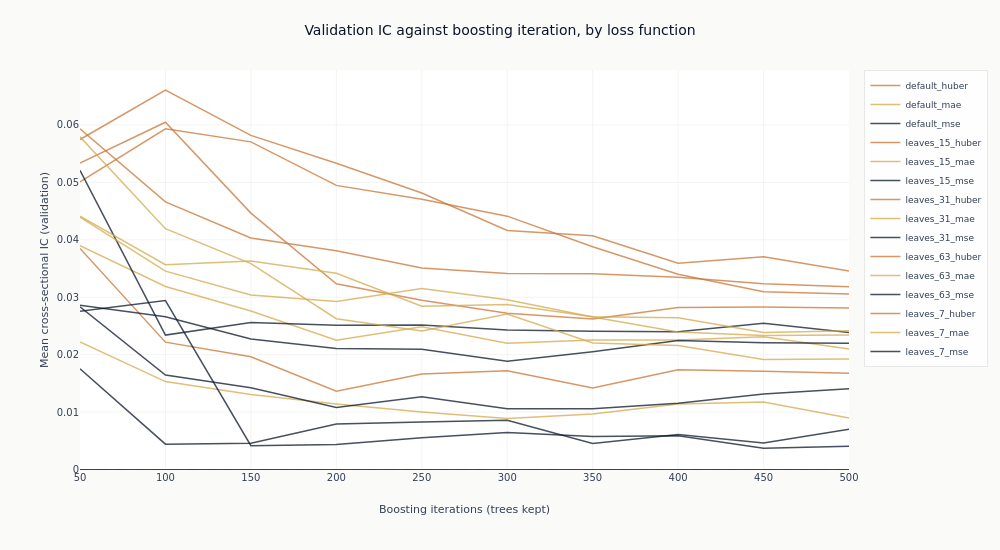

Notebook source saved alongside this figure:
### Markdown cell above
### What more trees do

Each line traces one configuration's out-of-sample IC as trees are added to it. This is the
figure the checkpoint dimension exists to produce, and it separates two things a single
end-of-training number cannot.

A line that rises and then falls has an interior optimum: the model was still learning, then
began fitting the training window at the expense of the validation folds. A line that wanders
without trend around zero never had anything to learn in the first place, and its highest point
is wherever the noise happened to peak. The difference matters, because both produce a
respectable-looking maximum.

### Code cell
curves = catalog.filter("full_coverage").sort("config_name", "checkpoint_value")
objectives = {"mse": COLORS["blue"], "mae": COLORS["amber"], "huber": COLORS["copper"]}


def objective_of(name: str) -> str:
    """Read the loss function out of a declared configuration name."""
    return next((key for key in objectives if name.endswith(key)), "mse")


fig_curves = go.Figure()
for config_name in curves.get_column("config_name").unique(maintain_order=True):
    series = curves.filter(pl.col("config_name") == config_name)
    fig_curves.add_trace(
        go.Scatter(
            x=series.get_column("checkpoint_value").to_list(),
            y=series.get_column("ic_mean").to_list(),
            mode="lines",
            name=config_name,
            line=dict(color=objectives[objective_of(config_name)], width=1.5),
            opacity=0.75,
        )
    )
fig_curves.add_hline(y=0, line_width=1, line_dash="dash", line_color=COLORS["neutral"])
fig_curves.update_layout(
    title="Validation IC against boosting iteration, by loss function",
    height=550,
    width=1000,
    margin=dict(t=70),
    legend=dict(font=dict(size=9)),
)
fig_curves.update_xaxes(title_text="Boosting iterations (trees kept)")
fig_curves.update_yaxes(title_text="Mean cross-sectional IC (validation)")
show_plotly_with_alt(
    fig_curves,
    "Line chart of mean validation information coefficient against boosting iteration, one line "
    "per configuration, coloured by loss function: blue for squared error, amber for absolute "
    "error, copper for Huber. A dashed line marks zero. Every line stays above zero across the "
    "whole range. All fifteen rise to their highest point at the first or second checkpoint and "
    "decline steadily from there, so the curves share one shape and the declared training length "
    "runs well past every peak. The copper Huber lines sit above the others over most of the "
    "range and the blue squared-error lines are lowest at the right-hand end.",
)

### Figure 1 — Plotly figure (JSON) as saved in the notebook; plotly's stock layout.template omitted (floating-point values rounded to 4 significant figures)
{"data": [{"line": {"color": "#C87533", "width": 1.5}, "mode": "lines", "name": "default_huber", "opacity": 0.75, "type": "scatter", "x": [50, 100, 150, 200, 250, 300, 350, 400, 450, 500], "y": [0.03849, 0.02218, 0.01965, 0.01362, 0.01662, 0.0172, 0.01421, 0.01735, 0.0171, 0.01678]}, {"line": {"color": "#D4A84B", "width": 1.5}, "mode": "lines", "name": "default_mae", "opacity": 0.75, "type": "scatter", "x": [50, 100, 150, 200, 250, 300, 350, 400, 450, 500], "y": [0.02222, 0.0153, 0.01305, 0.01139, 0.01, 0.008872, 0.009665, 0.01139, 0.01174, 0.008968]}, {"line": {"color": "#0a1628", "width": 1.5}, "mode": "lines", "name": "default_mse", "opacity": 0.75, "type": "scatter", "x": [50, 100, 150, 200, 250, 300, 350, 400, 450, 500], "y": [0.01754, 0.004409, 0.004558, 0.007911, 0.008279, 0.008575, 0.004521, 0.0061, 0.004629, 0.007007]}, {"line": {"color": "#C87533", "width": 1.5}, "mode": "lines", "name": "leaves_15_huber", "opacity": 0.75, "type": "scatter", "x": [50, 100, 150, 200, 250, 300, 350, 400, 450, 500], "y": [0.05007, 0.05932, 0.05705, 0.04947, 0.04705, 0.04412, 0.03878, 0.03401, 0.03096, 0.03054]}, {"line": {"color": "#D4A84B", "width": 1.5}, "mode": "lines", "name": "leaves_15_mae", "opacity": 0.75, "type": "scatter", "x": [50, 100, 150, 200, 250, 300, 350, 400, 450, 500], "y": [0.039, 0.03187, 0.0276, 0.02251, 0.02485, 0.02197, 0.02255, 0.02254, 0.02312, 0.021]}, {"line": {"color": "#0a1628", "width": 1.5}, "mode": "lines", "name": "leaves_15_mse", "opacity": 0.75, "type": "scatter", "x": [50, 100, 150, 200, 250, 300, 350, 400, 450, 500], "y": [0.0521, 0.02341, 0.02561, 0.02513, 0.02516, 0.02431, 0.02408, 0.02397, 0.02547, 0.02384]}, {"line": {"color": "#C87533", "width": 1.5}, "mode": "lines", "name": "leaves_31_huber", "opacity": 0.75, "type": "scatter", "x": [50, 100, 150, 200, 250, 300, 350, 400, 450, 500], "y": [0.05338, 0.06048, 0.04465, 0.03235, 0.02949, 0.02722, 0.02619, 0.02821, 0.02832, 0.02814]}, {"line": {"color": "#D4A84B", "width": 1.5}, "mode": "lines", "name": "leaves_31_mae", "opacity": 0.75, "type": "scatter", "x": [50, 100, 150, 200, 250, 300, 350, 400, 450, 500], "y": [0.04393, 0.03454, 0.03038, 0.02926, 0.03151, 0.02956, 0.02654, 0.02394, 0.02332, 0.0234]}, {"line": {"color": "#0a1628", "width": 1.5}, "mode": "lines", "name": "leaves_31_mse", "opacity": 0.75, "type": "scatter", "x": [50, 100, 150, 200, 250, 300, 350, 400, 450, 500], "y": [0.02832, 0.01645, 0.01425, 0.0108, 0.01267, 0.01058, 0.01058, 0.01152, 0.01316, 0.01405]}, {"line": {"color": "#C87533", "width": 1.5}, "mode": "lines", "name": "leaves_63_huber", "opacity": 0.75, "type": "scatter", "x": [50, 100, 150, 200, 250, 300, 350, 400, 450, 500], "y": [0.05934, 0.0466, 0.04032, 0.03811, 0.0351, 0.03415, 0.03407, 0.03346, 0.03235, 0.03182]}, {"line": {"color": "#D4A84B", "width": 1.5}, "mode": "lines", "name": "leaves_63_mae", "opacity": 0.75, "type": "scatter", "x": [50, 100, 150, 200, 250, 300, 350, 400, 450, 500], "y": [0.04413, 0.03567, 0.03632, 0.03416, 0.02844, 0.02874, 0.02662, 0.02644, 0.02387, 0.02416]}, {"line": {"color": "#0a1628", "width": 1.5}, "mode": "lines", "name": "leaves_63_mse", "opacity": 0.75, "type": "scatter", "x": [50, 100, 150, 200, 250, 300, 350, 400, 450, 500], "y": [0.0286, 0.02661, 0.02271, 0.02109, 0.02093, 0.01886, 0.02053, 0.02245, 0.02209, 0.02199]}, {"line": {"color": "#C87533", "width": 1.5}, "mode": "lines", "name": "leaves_7_huber", "opacity": 0.75, "type": "scatter", "x": [50, 100, 150, 200, 250, 300, 350, 400, 450, 500], "y": [0.05747, 0.06609, 0.05819, 0.05333, 0.04815, 0.04162, 0.0407, 0.03593, 0.03705, 0.03456]}, {"line": {"color": "#D4A84B", "width": 1.5}, "mode": "lines", "name": "leaves_7_mae", "opacity": 0.75, "type": "scatter", "x": [50, 100, 150, 200, 250, 300, 350, 400, 450, 500], "y": [0.05794, 0.04194, 0.03585, 0.02625, 0.02414, 0.02707, 0.02203, 0.02157, 0.01915, 0.01922]}, {"line": {"color": "#0a1628", "width": 1.5}, "mode": "lines", "name": "leaves_7_mse", "opacity": 0.75, "type": "scatter", "x": [50, 100, 150, 200, 250, 300, 350, 400, 450, 500], "y": [0.02754, 0.02942, 0.004153, 0.004356, 0.005538, 0.006434, 0.00576, 0.005874, 0.003712, 0.004039]}], "layout": {"height": 550, "legend": {"font": {"size": 9}}, "margin": {"t": 70}, "shapes": [{"line": {"color": "#334155", "dash": "dash", "width": 1}, "type": "line", "x0": 0, "x1": 1, "xref": "x domain", "y0": 0, "y1": 0, "yref": "y"}], "title": {"text": "Validation IC against boosting iteration, by loss function"}, "width": 1000, "xaxis": {"title": {"text": "Boosting iterations (trees kept)"}}, "yaxis": {"title": {"text": "Mean cross-sectional IC (validation)"}}}}
